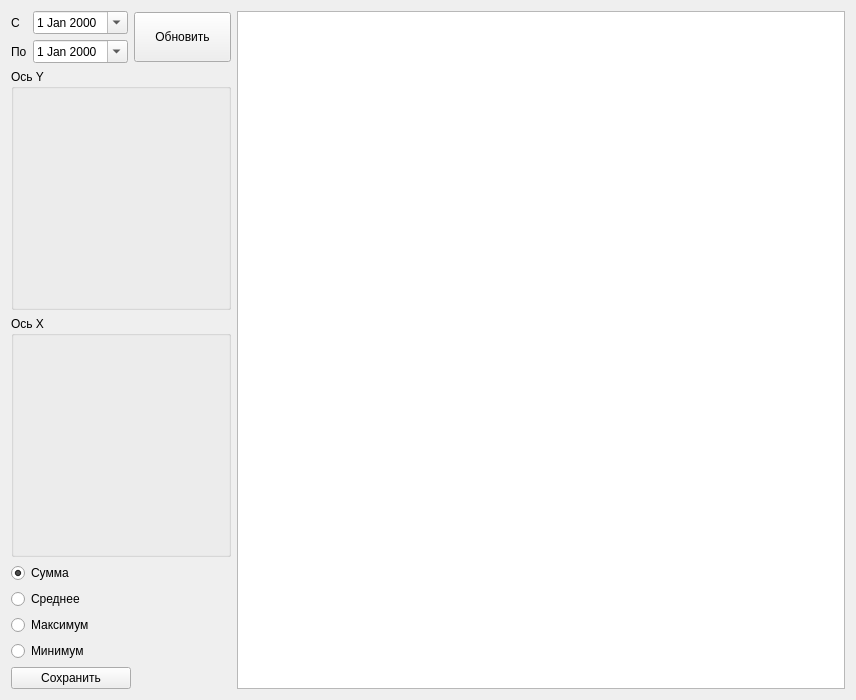
<?xml version="1.0" encoding="UTF-8"?>
<ui version="4.0">
 <class>CubeWidget</class>
 <widget class="QWidget" name="CubeWidget">
  <property name="geometry">
   <rect>
    <x>0</x>
    <y>0</y>
    <width>856</width>
    <height>700</height>
   </rect>
  </property>
  <property name="windowTitle">
   <string>CubeWidget</string>
  </property>
  <layout class="QHBoxLayout" name="horizontalLayout_2">
   <item>
    <layout class="QVBoxLayout" name="verticalLayout">
     <item>
      <layout class="QHBoxLayout" name="horizontalLayout">
       <item>
        <layout class="QGridLayout" name="gridLayout">
         <item row="0" column="0">
          <widget class="QLabel" name="label">
           <property name="text">
            <string>С</string>
           </property>
          </widget>
         </item>
         <item row="0" column="1">
          <widget class="QDateEdit" name="dateEditBeg">
           <property name="calendarPopup">
            <bool>true</bool>
           </property>
          </widget>
         </item>
         <item row="1" column="0">
          <widget class="QLabel" name="label_2">
           <property name="text">
            <string>По</string>
           </property>
          </widget>
         </item>
         <item row="1" column="1">
          <widget class="QDateEdit" name="dateEditEnd">
           <property name="calendarPopup">
            <bool>true</bool>
           </property>
          </widget>
         </item>
        </layout>
       </item>
       <item>
        <widget class="QPushButton" name="cmdUpd">
         <property name="minimumSize">
          <size>
           <width>50</width>
           <height>50</height>
          </size>
         </property>
         <property name="toolTip">
          <string>Обновить данные</string>
         </property>
         <property name="text">
          <string>Обновить</string>
         </property>
         <property name="icon">
          <iconset theme="view-refresh"/>
         </property>
        </widget>
       </item>
      </layout>
     </item>
     <item>
      <widget class="QGroupBox" name="groupBoxY">
       <property name="minimumSize">
        <size>
         <width>220</width>
         <height>0</height>
        </size>
       </property>
       <property name="maximumSize">
        <size>
         <width>220</width>
         <height>16777215</height>
        </size>
       </property>
       <property name="title">
        <string>Ось Y</string>
       </property>
       <layout class="QVBoxLayout" name="verticalLayout_5"/>
      </widget>
     </item>
     <item>
      <widget class="QGroupBox" name="groupBoxX">
       <property name="minimumSize">
        <size>
         <width>220</width>
         <height>0</height>
        </size>
       </property>
       <property name="maximumSize">
        <size>
         <width>220</width>
         <height>16777215</height>
        </size>
       </property>
       <property name="title">
        <string>Ось X</string>
       </property>
       <layout class="QVBoxLayout" name="verticalLayout_3"/>
      </widget>
     </item>
     <item>
      <widget class="QRadioButton" name="radioButtonSum">
       <property name="text">
        <string>Сумма</string>
       </property>
       <property name="checked">
        <bool>true</bool>
       </property>
      </widget>
     </item>
     <item>
      <widget class="QRadioButton" name="radioButtonAvg">
       <property name="text">
        <string>Среднее</string>
       </property>
      </widget>
     </item>
     <item>
      <widget class="QRadioButton" name="radioButtonMax">
       <property name="text">
        <string>Максимум</string>
       </property>
      </widget>
     </item>
     <item>
      <widget class="QRadioButton" name="radioButtonMin">
       <property name="text">
        <string>Минимум</string>
       </property>
      </widget>
     </item>
     <item>
      <widget class="QPushButton" name="cmdSave">
       <property name="maximumSize">
        <size>
         <width>120</width>
         <height>16777215</height>
        </size>
       </property>
       <property name="text">
        <string>Сохранить</string>
       </property>
       <property name="icon">
        <iconset theme="document-save"/>
       </property>
      </widget>
     </item>
    </layout>
   </item>
   <item>
    <widget class="TableView" name="tableView"/>
   </item>
  </layout>
 </widget>
 <layoutdefault spacing="6" margin="11"/>
 <customwidgets>
  <customwidget>
   <class>TableView</class>
   <extends>QTableView</extends>
   <header>tableview.h</header>
  </customwidget>
 </customwidgets>
 <resources/>
 <connections/>
</ui>
